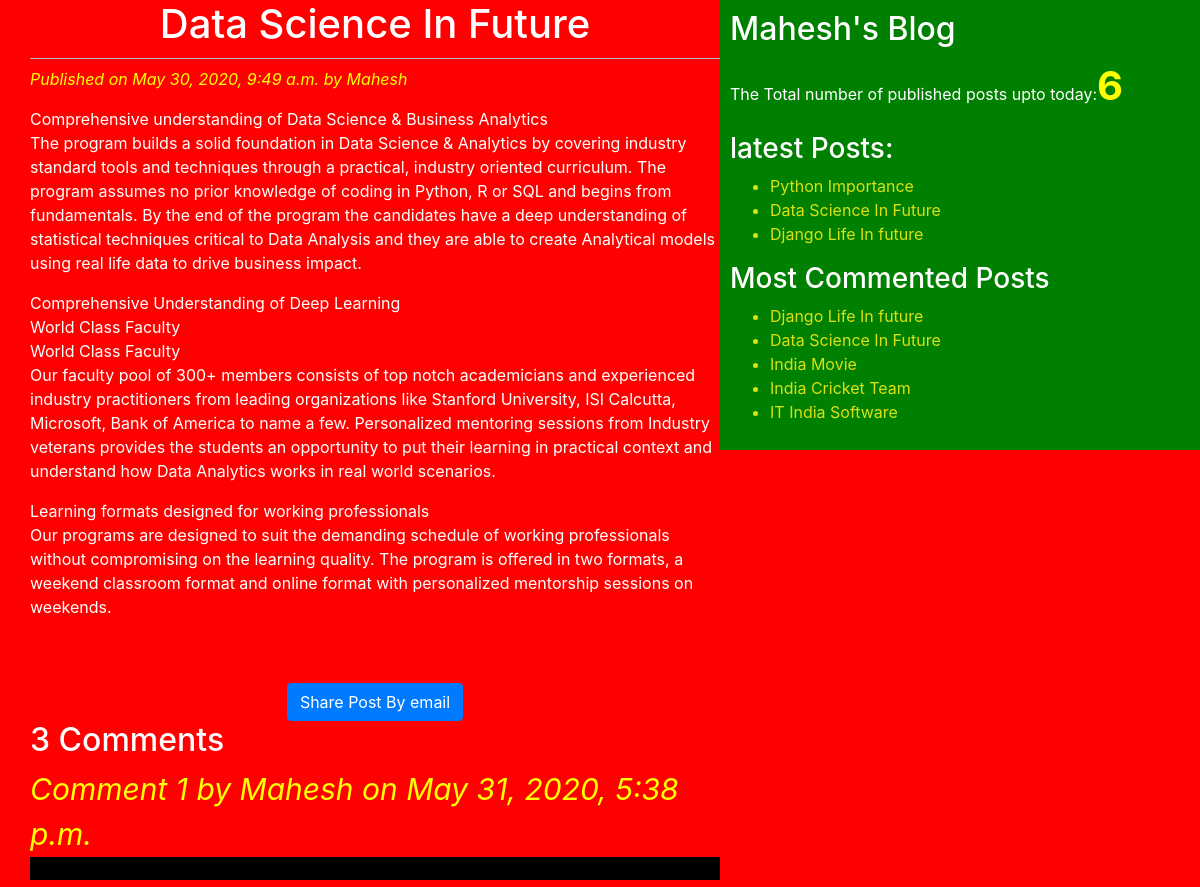
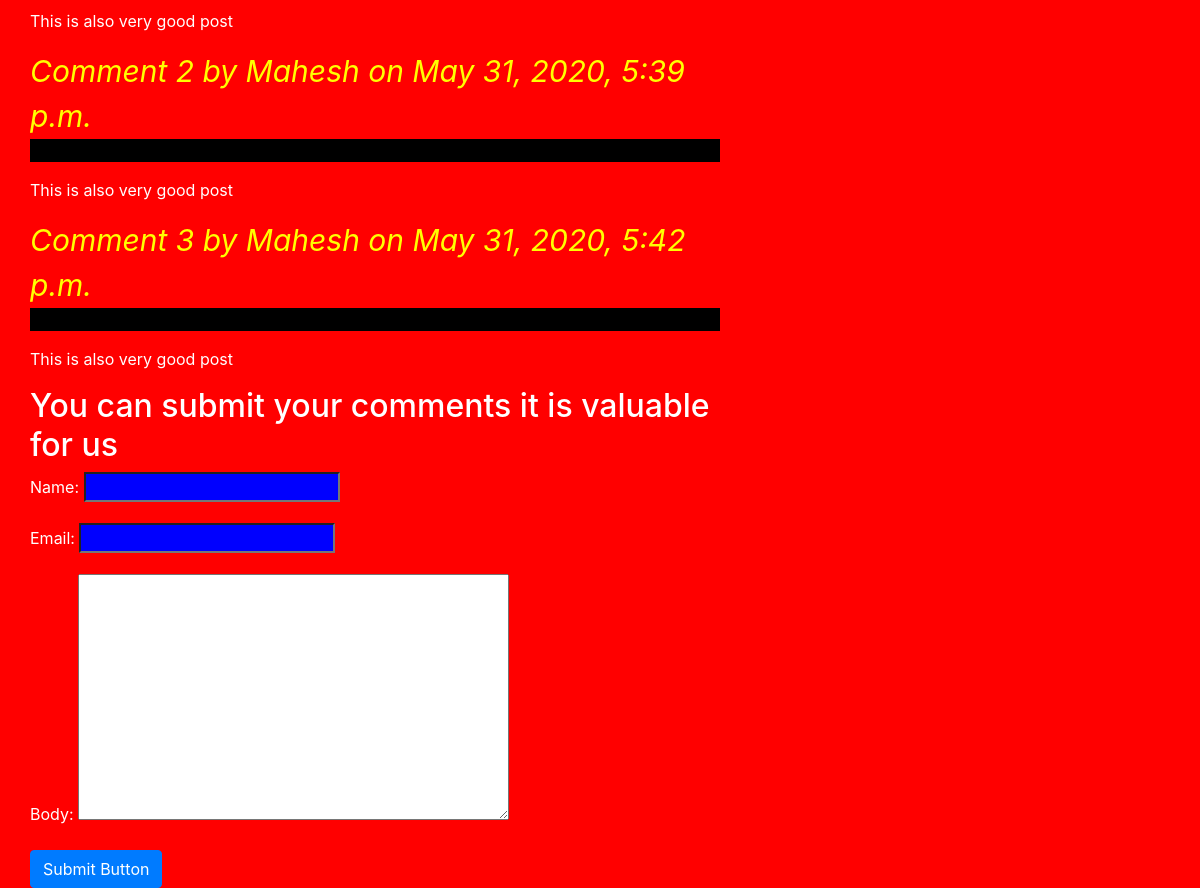
The page /2020/05/30/data-science-future/ on the database its author committed (2 pictures, top to bottom).
### blog/models.py (models this page shows, shortened)
class Post(models.Model):
    STATUS_CHOICES=(('draft','Draft'),('published','Published'))
    title=models.CharField(max_length=256)
    slug=models.SlugField(max_length=264,unique_for_date='publish')
    author=models.ForeignKey(User,related_name='blog_posts',on_delete=models.DO_NOTHING)
    body=models.TextField()
    publish=models.DateTimeField(default=timezone.now)
    created=models.DateTimeField(auto_now_add=True)
    updated=models.DateTimeField(auto_now=True)
    status=models.CharField(max_length=10, choices=STATUS_CHOICES,default='draft')
    objects=Custommanager()
    tags=TaggableManager()
    class Meta:
        ordering=('-publish',)
    def get_absolute_url(self):
        return reverse('post_detail',args=[self.publish.year,self.publish.strftime('%m'),self.publish.strftime('%d'),self.slug])

class Comment(models.Model):
    post=models.ForeignKey(Post,related_name='comments',on_delete=models.DO_NOTHING)
    name=models.CharField(max_length=32)
    email=models.EmailField()
    body=models.TextField()
    created=models.DateTimeField(auto_now_add=True)
    updated=models.DateTimeField(auto_now=True)
    active=models.BooleanField(default=True)
    class Meta:
        ordering=('created',)

### blog/views.py (the view)
# urls.py: url(r'^(?P<year>\d{4})/(?P<month>\d{2})/(?P<day>\d{2})/(?P<post>[-\w]+)/$',views.post_details_view,name='post_detail'),
def post_details_view(request,year,month,day,post):
    post=get_object_or_404(Post,slug=post,status='published',publish__year=year,publish__month=month,publish__day=day)
    comments=post.comments.filter(active=True)
    csubmit=False
    if request.method=='POST':
        form=CommentForm(request.POST)
        if form.is_valid():
            new_comment=form.save(commit=False)
            new_comment.post=post
            new_comment.save()
            csubmit=True
    else:
        form=CommentForm()
    return render(request,'blog/post_detail.html',{'post':post,'form':form,'csubmit':csubmit,'comments':comments})

### blog/forms.py
class CommentForm(forms.ModelForm):
    class Meta:
        model=Comment
        fields=['name','email','body']

### blog/models.py (called while the page is built)
    def get_queryset(self):
        return super().get_queryset().filter(status='published')

### blog/templatetags/blog_tags.py (called while the page is built)
@register.simple_tag(name='my_tag')
def total_posts():
    return Post.objects.count()

@register.inclusion_tag('blog/latest_posts123.html')
def show_latest_posts():
    latest_posts=Post.objects.order_by('-publish')[:3]
    return {'latest_posts':latest_posts}

@register.simple_tag
def get_most_commented_posts(count=5):
    return Post.objects.annotate(total_comments=Count('comments')).order_by('-total_comments')[:count]

### templates/blog/post_detail.html (shortened to what this page needs)
<!DOCTYPE html>
{%extends "blog/base.html"%}
{%block content%}
<h1>{{post.title}}</h1>
<p id='date'>Published on {{post.publish}} by {{post.author|title}}</p>
{{post.body|linebreaks}}<br><br>
<div class="container" align='center'>
  <a href="/{{post.id}}/share" class=" btn btn-primary">Share Post By email</a>
</div>
{%with comments.count as comments_count%}
<h2>{{comments_count}} Comment{{comments_count|pluralize}}</h2>
{%endwith%}
{%if comments%}
{%for comment in comments%}
<p id='ch'>Comment {{forloop.counter}} by {{comment.name}} on {{comment.created}}</p>
<div class="cb">{{comment.body|linebreaks}}</div>
{%endfor%}
{%else%}
<p>There are no comments Yet!!!</p>
{%endif%}
{%if csubmit%}
<h2>Your comment added successfully</h2>
{%else%}
<h2>You can submit your comments it is valuable for us</h2>
<form method="post">
  {{form.as_p}}
  <input type="submit" class="btn btn-primary"  value="Submit Button">
</form>
  {%endif%}
{%endblock%}

### templates/blog/base.html (shortened to what this page needs)
<!DOCTYPE html>
{%load blog_tags%}
{%load static%}
<html lang="en" dir="ltr">
  <head>
    <link rel="stylesheet" href="https://stackpath.bootstrapcdn.com/bootstrap/4.5.0/css/bootstrap.min.css">
        <link rel="stylesheet" href="{%static 'css/blog.css'%}">
  </head>
  <body>
   <div class="content">
     {%block content%}{%endblock%}
   </div>
   <div class="sidebar">
     <h2>Mahesh's Blog</h2>
     <p>The Total number of published posts upto today:<span id='pcount'>{%my_tag%}</span></p>
<h3>latest Posts:</h3>{%show_latest_posts%}
<h3>Most Commented Posts</h3>
{%get_most_commented_posts as most_commented_posts%}
<ul>
{%for post in most_commented_posts%}
  <a href="{{post.get_absolute_url}}"><li>{{post.title}}</li></a>
  {%endfor%}
</ul>
   </div>
  </body>
</html>

### templates/blog/latest_posts123.html
<ul>
  {%for post in latest_posts %}
  <a href="{{post.get_absolute_url}}"><li>{{post.title}}</li></a>
  {%endfor%}
</ul>

### static/css/blog.css (style rules this page uses)
.content { width: 60%; float: left; padding: 0 0 0 30px; background: red; height: 100%; }
.sidebar { width:40%; float: right; padding: 10px; background: green; height:100%; }
h1 { text-align: center; border-bottom: 1px solid #bbb; padding-bottom: 10px; }
body { color: white; background: red; }
#date { color:yellow; font-style: italic; }
a { color: #dae014; }
input { background: blue; color:white; }
#ch,#cb { color:yellow; font-size: 30px; border-bottom: 23px solid black; font-style: italic; }
#pcount { font-size: 40px; color:yellow; font-weight: bold; }

### rows shown on the page
Post: title "Data Science In Future", publish "May 30, 2020, 9:49 a.m.", author "Mahesh", body "Comprehensive understanding of Data Science & Business Analytics The program builds a solid foundation in Data Science & Analytics by covering industry standard tools and techniques through a practical, industry oriented curriculum. The program assumes no prior knowledge of coding in Python, R or SQL and begins from fundamentals. By the end of the program the candidates have a deep understanding of statistical techniques critical to Data Analysis and they are able to create Analytical models using real life data to drive business impact. Comprehensive Understanding of Deep Learning World Class Faculty World Class Faculty Our faculty pool of 300+ members consists of top notch academicians…"
Comment: name "Mahesh", created "May 31, 2020, 5:38 p.m.", body "This is also very good post"
Comment: name "Mahesh", created "May 31, 2020, 5:39 p.m.", body "This is also very good post"
Comment: name "Mahesh", created "May 31, 2020, 5:42 p.m.", body "This is also very good post"
Post: title "Python Importance"
Post: title "Django Life In future"
Post: title "India Movie"
Post: title "India Cricket Team"
Post: title "IT India Software"

### other values the page prints
{{ comments_count }} "3"
